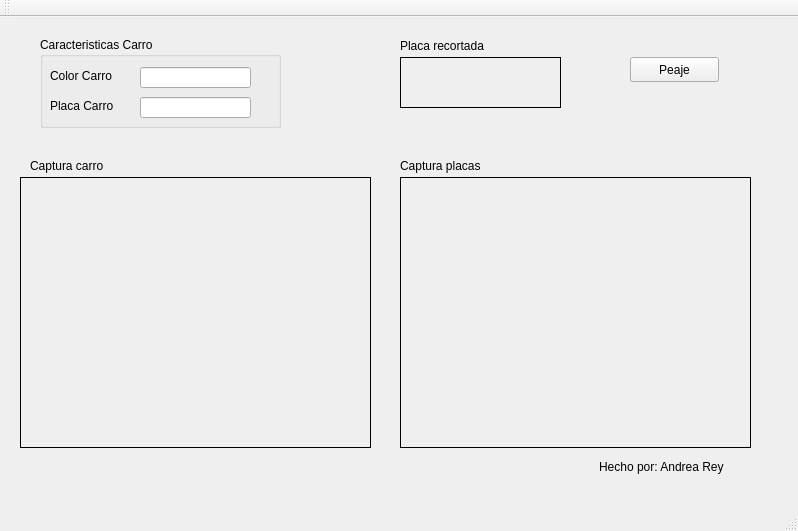
<?xml version="1.0" encoding="UTF-8"?>
<ui version="4.0">
 <class>MainWindow</class>
 <widget class="QMainWindow" name="MainWindow">
  <property name="geometry">
   <rect>
    <x>0</x>
    <y>0</y>
    <width>798</width>
    <height>531</height>
   </rect>
  </property>
  <property name="windowTitle">
   <string>MainWindow</string>
  </property>
  <widget class="QWidget" name="centralWidget">
   <widget class="QLabel" name="Image_peaje">
    <property name="geometry">
     <rect>
      <x>20</x>
      <y>160</y>
      <width>351</width>
      <height>271</height>
     </rect>
    </property>
    <property name="autoFillBackground">
     <bool>false</bool>
    </property>
    <property name="frameShape">
     <enum>QFrame::Box</enum>
    </property>
    <property name="frameShadow">
     <enum>QFrame::Plain</enum>
    </property>
    <property name="lineWidth">
     <number>1</number>
    </property>
    <property name="text">
     <string/>
    </property>
   </widget>
   <widget class="QGroupBox" name="Carcteristicas">
    <property name="geometry">
     <rect>
      <x>40</x>
      <y>20</y>
      <width>241</width>
      <height>91</height>
     </rect>
    </property>
    <property name="title">
     <string>Caracteristicas Carro</string>
    </property>
    <property name="flat">
     <bool>false</bool>
    </property>
    <widget class="QLabel" name="txt_Color">
     <property name="geometry">
      <rect>
       <x>10</x>
       <y>30</y>
       <width>120</width>
       <height>17</height>
      </rect>
     </property>
     <property name="text">
      <string>Color Carro</string>
     </property>
    </widget>
    <widget class="QLabel" name="txt_Placa">
     <property name="geometry">
      <rect>
       <x>10</x>
       <y>60</y>
       <width>120</width>
       <height>17</height>
      </rect>
     </property>
     <property name="text">
      <string>Placa Carro</string>
     </property>
    </widget>
    <widget class="QLineEdit" name="Color">
     <property name="geometry">
      <rect>
       <x>100</x>
       <y>30</y>
       <width>111</width>
       <height>21</height>
      </rect>
     </property>
    </widget>
    <widget class="QLineEdit" name="Placa">
     <property name="geometry">
      <rect>
       <x>100</x>
       <y>60</y>
       <width>111</width>
       <height>21</height>
      </rect>
     </property>
    </widget>
   </widget>
   <widget class="QLabel" name="Image_placa">
    <property name="geometry">
     <rect>
      <x>400</x>
      <y>160</y>
      <width>351</width>
      <height>271</height>
     </rect>
    </property>
    <property name="autoFillBackground">
     <bool>false</bool>
    </property>
    <property name="frameShape">
     <enum>QFrame::Box</enum>
    </property>
    <property name="frameShadow">
     <enum>QFrame::Plain</enum>
    </property>
    <property name="lineWidth">
     <number>1</number>
    </property>
    <property name="text">
     <string/>
    </property>
   </widget>
   <widget class="QLabel" name="Placa_Recortada">
    <property name="geometry">
     <rect>
      <x>400</x>
      <y>40</y>
      <width>161</width>
      <height>51</height>
     </rect>
    </property>
    <property name="autoFillBackground">
     <bool>false</bool>
    </property>
    <property name="frameShape">
     <enum>QFrame::Box</enum>
    </property>
    <property name="frameShadow">
     <enum>QFrame::Plain</enum>
    </property>
    <property name="lineWidth">
     <number>1</number>
    </property>
    <property name="text">
     <string/>
    </property>
   </widget>
   <widget class="QLabel" name="Placarecortada">
    <property name="geometry">
     <rect>
      <x>400</x>
      <y>20</y>
      <width>120</width>
      <height>17</height>
     </rect>
    </property>
    <property name="text">
     <string>Placa recortada</string>
    </property>
   </widget>
   <widget class="QLabel" name="Capturacarro">
    <property name="geometry">
     <rect>
      <x>30</x>
      <y>140</y>
      <width>120</width>
      <height>17</height>
     </rect>
    </property>
    <property name="text">
     <string>Captura carro</string>
    </property>
   </widget>
   <widget class="QLabel" name="Capturaplacas">
    <property name="geometry">
     <rect>
      <x>400</x>
      <y>140</y>
      <width>120</width>
      <height>17</height>
     </rect>
    </property>
    <property name="text">
     <string>Captura placas</string>
    </property>
   </widget>
   <widget class="QPushButton" name="Peaje">
    <property name="geometry">
     <rect>
      <x>630</x>
      <y>40</y>
      <width>89</width>
      <height>25</height>
     </rect>
    </property>
    <property name="text">
     <string>Peaje</string>
    </property>
   </widget>
   <widget class="QLabel" name="Made">
    <property name="geometry">
     <rect>
      <x>599</x>
      <y>440</y>
      <width>171</width>
      <height>20</height>
     </rect>
    </property>
    <property name="text">
     <string>Hecho por: Andrea Rey</string>
    </property>
   </widget>
  </widget>
  <widget class="QMenuBar" name="menuBar">
   <property name="geometry">
    <rect>
     <x>0</x>
     <y>0</y>
     <width>798</width>
     <height>22</height>
    </rect>
   </property>
  </widget>
  <widget class="QToolBar" name="mainToolBar">
   <attribute name="toolBarArea">
    <enum>TopToolBarArea</enum>
   </attribute>
   <attribute name="toolBarBreak">
    <bool>false</bool>
   </attribute>
  </widget>
  <widget class="QStatusBar" name="statusBar"/>
 </widget>
 <layoutdefault spacing="6" margin="11"/>
 <resources/>
 <connections/>
</ui>
